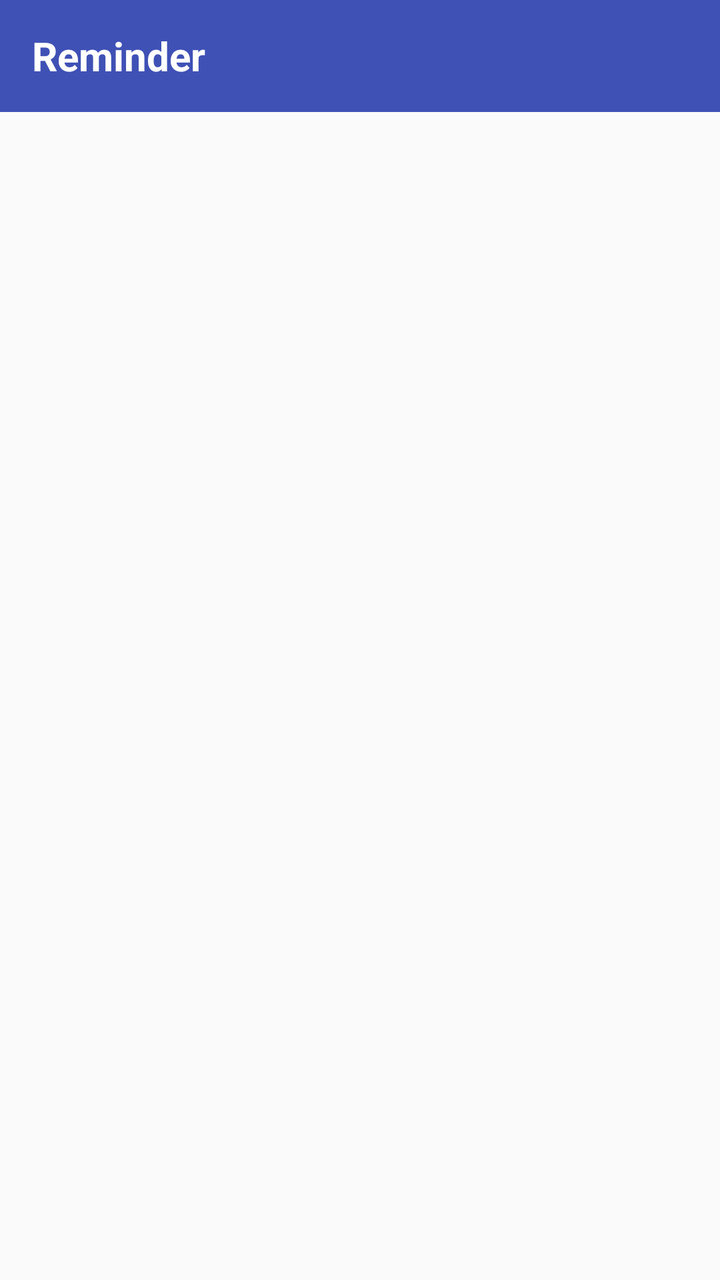
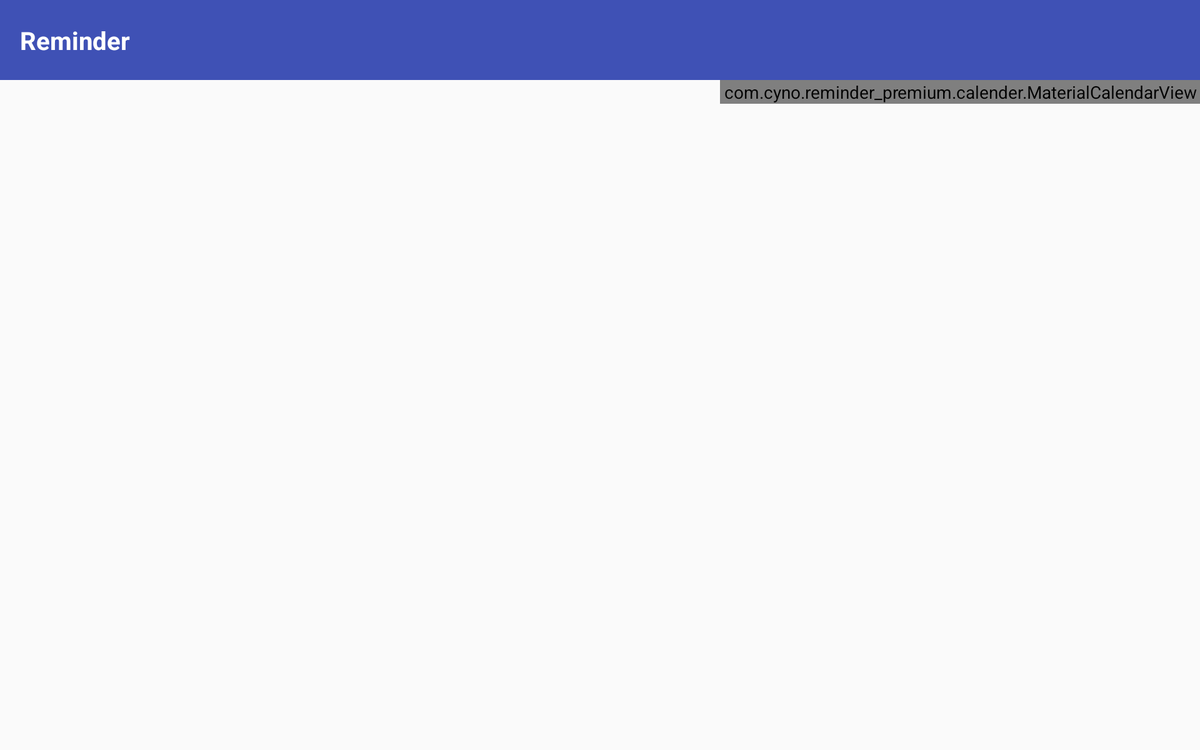

One screen, two layout resources from the same app: the default and the repository's alternative for another configuration. Each is rendered where Android would select it; the XML of both is given below.
<!-- AndroidManifest.xml: application theme AppTheme -->
<!-- res/layout/activity_main.xml -->
<RelativeLayout xmlns:android="http://schemas.android.com/apk/res/android"
    xmlns:tools="http://schemas.android.com/tools"
    xmlns:materialdesign="http://schemas.android.com/apk/res-auto"
    android:layout_width="match_parent"
    android:layout_height="match_parent"
    tools:context="com.cyno.reminder_premium.ui.MainActivity" >

    <include layout="@layout/toolbar" />

    <android.support.v4.widget.DrawerLayout
        android:id="@+id/drawer_layout"
        android:layout_width="match_parent"
        android:layout_height="match_parent"
        android:layout_below="@+id/toolbar" >

        

        <FrameLayout
            android:id="@+id/frame_container"
            android:layout_width="match_parent"
            android:layout_height="match_parent" />

        <LinearLayout
            android:layout_width="@dimen/nav_drawer_width"
            android:layout_height="match_parent"
            android:layout_gravity="start"
            android:background="#efefef"
            android:orientation="vertical" >

            <TextView
                android:id="@+id/tv_date"
                android:layout_width="@dimen/profile_pic_width"
                android:layout_height="0dp"
                android:layout_gravity="center"
                android:layout_weight="0.2"
                android:text="31"
                android:textColor="@color/accent"
                android:textSize="80dp" />

            <TextView
                android:id="@+id/tv_month"
                android:layout_width="@dimen/profile_pic_width"
                android:layout_height="0dp"
                android:layout_gravity="center"
                android:layout_weight="0.1"
                android:text="March"
                android:textColor="@color/accent"
                android:textSize="30sp" />
           


            

            <ListView
                android:id="@+id/list_slidermenu"
                android:layout_width="@dimen/nav_drawer_width"
                android:layout_height="0dp"
                android:layout_marginTop="@dimen/default_padding"
                android:layout_weight="0.7"
                android:background="@color/list_background"
                android:choiceMode="singleChoice"
                android:divider="@color/list_divider"
                android:dividerHeight="@dimen/nav_list_div_height"
                android:listSelector="@drawable/list_selector" />
        </LinearLayout>
    </android.support.v4.widget.DrawerLayout>

  
</RelativeLayout>
<!-- res/layout/toolbar.xml (included above) -->
<?xml version="1.0" encoding="utf-8"?>
<android.support.v7.widget.Toolbar xmlns:android="http://schemas.android.com/apk/res/android"
    xmlns:app="http://schemas.android.com/apk/res/com.cyno.reminder_premium"
    android:id="@+id/toolbar"
    style="@style/ToolBarStyle"
    android:layout_width="match_parent"
    android:layout_height="wrap_content"
    android:background="@color/primary"
    android:minHeight="?attr/actionBarSize"
    app:title="@string/app_name"
    app:titleTextAppearance="@style/toolbar_title_style" >

</android.support.v7.widget.Toolbar>
<!-- resources referenced by this layout -->
<resources>
  <color name="accent">#e91e63</color>
  <color name="list_background">#FFFFFF</color>
  <color name="list_divider">#FFFFFF</color>
  <color name="primary">#3F51B5</color>
  <dimen name="default_padding">5dp</dimen>
  <dimen name="nav_drawer_width">240dp</dimen>
  <dimen name="nav_list_div_height">1dp</dimen>
  <dimen name="profile_pic_width">150dp</dimen>
  <!-- drawable list_selector (drawable-v21) -->
  <?xml version="1.0" encoding="utf-8"?>
  <ripple xmlns:android="http://schemas.android.com/apk/res/android"
      android:color="@color/primary">
      <item android:id="@android:id/mask" android:drawable="@drawable/list_item"/>
      <item android:drawable="@drawable/ripple_selector"/>
  </ripple>
  <string name="app_name">Reminder</string>
  <!-- from res/values-v21/ -->
  <style name="ToolBarStyle" parent="">
          <item name="popupTheme">@style/ThemeOverlay.AppCompat.Light</item>
          <item name="theme">@style/ThemeOverlay.AppCompat.Dark.ActionBar</item>
      </style>
  <style name="toolbar_title_style">
          <item name="android:textColor">@color/white</item>
          <item name="android:textSize">@dimen/title</item>
          <item name="android:textStyle">bold</item>
      </style>
  <!-- from res/values-v21/ -->
  <style name="AppTheme" parent="AppBaseTheme">
          <item name="android:windowContentTransitions">true</item>
          <item name="android:windowAllowEnterTransitionOverlap">true</item>
          <item name="android:windowAllowReturnTransitionOverlap">true</item>
          <item name="android:windowSharedElementEnterTransition">@android:transition/move</item>
          <item name="android:windowSharedElementExitTransition">@android:transition/move</item>
          <item name="drawerArrowStyle">@style/DrawerArrowStyle</item>
          <item name="android:dialogTheme">@style/Theme.Dialog</item>
      </style>
  <!-- drawable list_item (drawable-v21) -->
  <?xml version="1.0" encoding="utf-8"?>
  <shape xmlns:android="http://schemas.android.com/apk/res/android" android:shape="rectangle">
      <solid android:color="@android:color/white"/>
      <stroke android:width="1dp" android:color="#ffffff"/>
  </shape>
  <color name="white">#FFFFFF</color>
  <dimen name="title">20sp</dimen>
  <style name="AppBaseTheme" parent="Theme.AppCompat.Light">
          <item name="android:windowAnimationStyle">@null</item>
          <item name="colorAccent">@color/accent</item>
          <item name="drawerArrowStyle">@style/DrawerArrowStyle</item>
          <item name="colorPrimary">@color/primary</item>
          <item name="colorPrimaryDark">@color/primary_dark</item>
          <item name="android:windowNoTitle">true</item>
          <item name="windowActionBar">false</item>
          <item name="windowNoTitle">true</item>
          <item name="android:windowFullscreen">false</item>
          <item name="android:windowContentOverlay">@null</item>
      </style>
  <style name="DrawerArrowStyle" parent="Widget.AppCompat.DrawerArrowToggle">
          <item name="spinBars">true</item>
          <item name="color">@android:color/white</item>
      </style>
  <color name="primary_dark">#303F9F</color>
</resources>
<!-- res/layout-large-land/activity_main.xml (the repository's variant of the layout above) -->
<!-- drawn on a 7-inch tablet turned sideways -->
<RelativeLayout xmlns:android="http://schemas.android.com/apk/res/android"
    xmlns:tools="http://schemas.android.com/tools"
    xmlns:materialdesign="http://schemas.android.com/apk/res-auto"
    android:layout_width="match_parent"
    android:layout_height="match_parent"
     xmlns:app="http://schemas.android.com/apk/res-auto"
    tools:context="com.cyno.reminder_premium.ui.MainActivity" >

    <include layout="@layout/toolbar" />

    <android.support.v4.widget.DrawerLayout
        android:id="@+id/drawer_layout"
        android:layout_width="match_parent"
        android:layout_height="match_parent"
        android:layout_below="@+id/toolbar" >

        

        <LinearLayout
            android:layout_width="match_parent"
            android:layout_height="match_parent"
            android:orientation="horizontal" >

            <FrameLayout
                android:id="@+id/frame_container"
                android:layout_width="0dp"
                android:layout_height="match_parent"
                android:layout_weight="0.6" />

            <com.cyno.reminder_premium.calender.MaterialCalendarView
                android:id="@+id/calendarView"
                android:layout_width="0dp"
                android:layout_height="wrap_content"
                android:layout_weight="0.4"
                app:arrowColor="?attr/colorPrimary"
                app:dateTextAppearance="?android:attr/textAppearanceMedium"
                app:headerTextAppearance="?android:attr/textAppearanceMedium"
                app:selectionColor="?attr/colorPrimary"
                app:showOtherDates="true"
                app:weekDayTextAppearance="?android:attr/textAppearanceMedium" />
        </LinearLayout>

        <LinearLayout
            android:layout_width="@dimen/nav_drawer_width"
            android:layout_height="match_parent"
            android:layout_gravity="start"
            android:background="#efefef"
            android:orientation="vertical" >

            <TextView
                android:id="@+id/tv_date"
                android:layout_width="@dimen/profile_pic_width"
                android:layout_height="0dp"
                android:layout_gravity="center"
                android:layout_weight="0.2"
                android:text="31"
                android:textColor="@color/accent"
                android:textSize="80dp" />

            <TextView
                android:id="@+id/tv_month"
                android:layout_width="@dimen/profile_pic_width"
                android:layout_height="0dp"
                android:layout_gravity="center"
                android:layout_weight="0.1"
                android:paddingLeft="20dp"
                android:text="March"
                android:textColor="@color/accent"
                android:textSize="30sp" />
            

           


            

            <ListView
                android:id="@+id/list_slidermenu"
                android:layout_width="@dimen/nav_drawer_width"
                android:layout_height="0dp"
                android:layout_marginTop="@dimen/default_padding"
                android:layout_weight="0.7"
                android:background="@color/list_background"
                android:choiceMode="singleChoice"
                android:divider="@color/list_divider"
                android:dividerHeight="@dimen/nav_list_div_height"
                android:listSelector="@drawable/list_selector" />
        </LinearLayout>
    </android.support.v4.widget.DrawerLayout>


</RelativeLayout>
